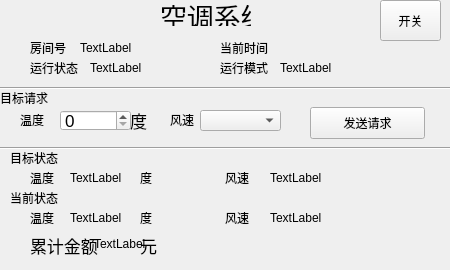
<?xml version="1.0" encoding="UTF-8"?>
<ui version="4.0">
 <class>MainWindow</class>
 <widget class="QMainWindow" name="MainWindow">
  <property name="geometry">
   <rect>
    <x>0</x>
    <y>0</y>
    <width>450</width>
    <height>270</height>
   </rect>
  </property>
  <property name="windowTitle">
   <string>MainWindow</string>
  </property>
  <widget class="QWidget" name="centralWidget">
   <widget class="QSpinBox" name="goaltemp">
    <property name="geometry">
     <rect>
      <x>60</x>
      <y>110</y>
      <width>71</width>
      <height>21</height>
     </rect>
    </property>
    <property name="font">
     <font>
      <pointsize>13</pointsize>
     </font>
    </property>
   </widget>
   <widget class="QLabel" name="label">
    <property name="geometry">
     <rect>
      <x>160</x>
      <y>5</y>
      <width>91</width>
      <height>21</height>
     </rect>
    </property>
    <property name="font">
     <font>
      <pointsize>20</pointsize>
     </font>
    </property>
    <property name="text">
     <string>空调系统</string>
    </property>
   </widget>
   <widget class="QLabel" name="label_2">
    <property name="geometry">
     <rect>
      <x>30</x>
      <y>40</y>
      <width>59</width>
      <height>16</height>
     </rect>
    </property>
    <property name="text">
     <string>房间号</string>
    </property>
   </widget>
   <widget class="QLabel" name="roomnumber">
    <property name="geometry">
     <rect>
      <x>80</x>
      <y>40</y>
      <width>59</width>
      <height>16</height>
     </rect>
    </property>
    <property name="text">
     <string>TextLabel</string>
    </property>
   </widget>
   <widget class="QLabel" name="label_4">
    <property name="geometry">
     <rect>
      <x>30</x>
      <y>60</y>
      <width>59</width>
      <height>16</height>
     </rect>
    </property>
    <property name="text">
     <string>运行状态</string>
    </property>
   </widget>
   <widget class="QLabel" name="mode">
    <property name="geometry">
     <rect>
      <x>280</x>
      <y>60</y>
      <width>59</width>
      <height>16</height>
     </rect>
    </property>
    <property name="text">
     <string>TextLabel</string>
    </property>
   </widget>
   <widget class="QComboBox" name="goalspeed">
    <property name="geometry">
     <rect>
      <x>200</x>
      <y>110</y>
      <width>81</width>
      <height>21</height>
     </rect>
    </property>
    <property name="font">
     <font>
      <pointsize>13</pointsize>
     </font>
    </property>
   </widget>
   <widget class="QPushButton" name="power">
    <property name="geometry">
     <rect>
      <x>380</x>
      <y>0</y>
      <width>61</width>
      <height>41</height>
     </rect>
    </property>
    <property name="text">
     <string>开关</string>
    </property>
   </widget>
   <widget class="QPushButton" name="sendrequest">
    <property name="geometry">
     <rect>
      <x>310</x>
      <y>107</y>
      <width>115</width>
      <height>32</height>
     </rect>
    </property>
    <property name="text">
     <string>发送请求</string>
    </property>
   </widget>
   <widget class="Line" name="line">
    <property name="geometry">
     <rect>
      <x>-10</x>
      <y>80</y>
      <width>461</width>
      <height>16</height>
     </rect>
    </property>
    <property name="orientation">
     <enum>Qt::Horizontal</enum>
    </property>
   </widget>
   <widget class="Line" name="line_2">
    <property name="geometry">
     <rect>
      <x>0</x>
      <y>140</y>
      <width>451</width>
      <height>16</height>
     </rect>
    </property>
    <property name="orientation">
     <enum>Qt::Horizontal</enum>
    </property>
   </widget>
   <widget class="QLabel" name="label_5">
    <property name="geometry">
     <rect>
      <x>10</x>
      <y>190</y>
      <width>59</width>
      <height>16</height>
     </rect>
    </property>
    <property name="text">
     <string>当前状态</string>
    </property>
   </widget>
   <widget class="QLabel" name="label_7">
    <property name="geometry">
     <rect>
      <x>30</x>
      <y>230</y>
      <width>141</width>
      <height>31</height>
     </rect>
    </property>
    <property name="font">
     <font>
      <pointsize>13</pointsize>
     </font>
    </property>
    <property name="text">
     <string>累计金额</string>
    </property>
   </widget>
   <widget class="QLabel" name="label_9">
    <property name="geometry">
     <rect>
      <x>130</x>
      <y>110</y>
      <width>59</width>
      <height>21</height>
     </rect>
    </property>
    <property name="font">
     <font>
      <pointsize>13</pointsize>
     </font>
    </property>
    <property name="text">
     <string>度</string>
    </property>
   </widget>
   <widget class="QLabel" name="label_10">
    <property name="geometry">
     <rect>
      <x>140</x>
      <y>235</y>
      <width>59</width>
      <height>20</height>
     </rect>
    </property>
    <property name="font">
     <font>
      <pointsize>13</pointsize>
     </font>
    </property>
    <property name="text">
     <string>元</string>
    </property>
   </widget>
   <widget class="QLabel" name="label_11">
    <property name="geometry">
     <rect>
      <x>0</x>
      <y>90</y>
      <width>59</width>
      <height>16</height>
     </rect>
    </property>
    <property name="text">
     <string>目标请求</string>
    </property>
   </widget>
   <widget class="QLabel" name="label_12">
    <property name="geometry">
     <rect>
      <x>20</x>
      <y>112</y>
      <width>59</width>
      <height>16</height>
     </rect>
    </property>
    <property name="text">
     <string>温度</string>
    </property>
   </widget>
   <widget class="QLabel" name="label_13">
    <property name="geometry">
     <rect>
      <x>170</x>
      <y>112</y>
      <width>59</width>
      <height>16</height>
     </rect>
    </property>
    <property name="text">
     <string>风速</string>
    </property>
   </widget>
   <widget class="QLabel" name="label_14">
    <property name="geometry">
     <rect>
      <x>220</x>
      <y>40</y>
      <width>59</width>
      <height>16</height>
     </rect>
    </property>
    <property name="text">
     <string>当前时间</string>
    </property>
   </widget>
   <widget class="QLabel" name="time">
    <property name="geometry">
     <rect>
      <x>280</x>
      <y>40</y>
      <width>161</width>
      <height>16</height>
     </rect>
    </property>
    <property name="text">
     <string/>
    </property>
   </widget>
   <widget class="QLabel" name="label_16">
    <property name="geometry">
     <rect>
      <x>220</x>
      <y>60</y>
      <width>59</width>
      <height>16</height>
     </rect>
    </property>
    <property name="text">
     <string>运行模式</string>
    </property>
   </widget>
   <widget class="QLabel" name="status">
    <property name="geometry">
     <rect>
      <x>90</x>
      <y>60</y>
      <width>59</width>
      <height>16</height>
     </rect>
    </property>
    <property name="text">
     <string>TextLabel</string>
    </property>
   </widget>
   <widget class="QLabel" name="label_3">
    <property name="geometry">
     <rect>
      <x>10</x>
      <y>150</y>
      <width>59</width>
      <height>16</height>
     </rect>
    </property>
    <property name="text">
     <string>目标状态</string>
    </property>
   </widget>
   <widget class="QLabel" name="label_15">
    <property name="geometry">
     <rect>
      <x>30</x>
      <y>170</y>
      <width>59</width>
      <height>16</height>
     </rect>
    </property>
    <property name="text">
     <string>温度</string>
    </property>
   </widget>
   <widget class="QLabel" name="label_17">
    <property name="geometry">
     <rect>
      <x>140</x>
      <y>170</y>
      <width>131</width>
      <height>16</height>
     </rect>
    </property>
    <property name="text">
     <string>度                      风速</string>
    </property>
   </widget>
   <widget class="QLabel" name="setgoaltemp">
    <property name="geometry">
     <rect>
      <x>70</x>
      <y>170</y>
      <width>59</width>
      <height>16</height>
     </rect>
    </property>
    <property name="text">
     <string>TextLabel</string>
    </property>
   </widget>
   <widget class="QLabel" name="setgoalspeed">
    <property name="geometry">
     <rect>
      <x>270</x>
      <y>170</y>
      <width>59</width>
      <height>16</height>
     </rect>
    </property>
    <property name="text">
     <string>TextLabel</string>
    </property>
   </widget>
   <widget class="QLabel" name="currspeed">
    <property name="geometry">
     <rect>
      <x>270</x>
      <y>210</y>
      <width>59</width>
      <height>16</height>
     </rect>
    </property>
    <property name="text">
     <string>TextLabel</string>
    </property>
   </widget>
   <widget class="QLabel" name="label_18">
    <property name="geometry">
     <rect>
      <x>140</x>
      <y>210</y>
      <width>131</width>
      <height>16</height>
     </rect>
    </property>
    <property name="text">
     <string>度                      风速</string>
    </property>
   </widget>
   <widget class="QLabel" name="label_19">
    <property name="geometry">
     <rect>
      <x>30</x>
      <y>210</y>
      <width>59</width>
      <height>16</height>
     </rect>
    </property>
    <property name="text">
     <string>温度</string>
    </property>
   </widget>
   <widget class="QLabel" name="currtemp">
    <property name="geometry">
     <rect>
      <x>70</x>
      <y>210</y>
      <width>59</width>
      <height>16</height>
     </rect>
    </property>
    <property name="text">
     <string>TextLabel</string>
    </property>
   </widget>
   <widget class="QLabel" name="currmoney">
    <property name="geometry">
     <rect>
      <x>94</x>
      <y>236</y>
      <width>59</width>
      <height>16</height>
     </rect>
    </property>
    <property name="text">
     <string>TextLabel</string>
    </property>
   </widget>
  </widget>
 </widget>
 <layoutdefault spacing="6" margin="11"/>
 <resources/>
 <connections/>
</ui>
